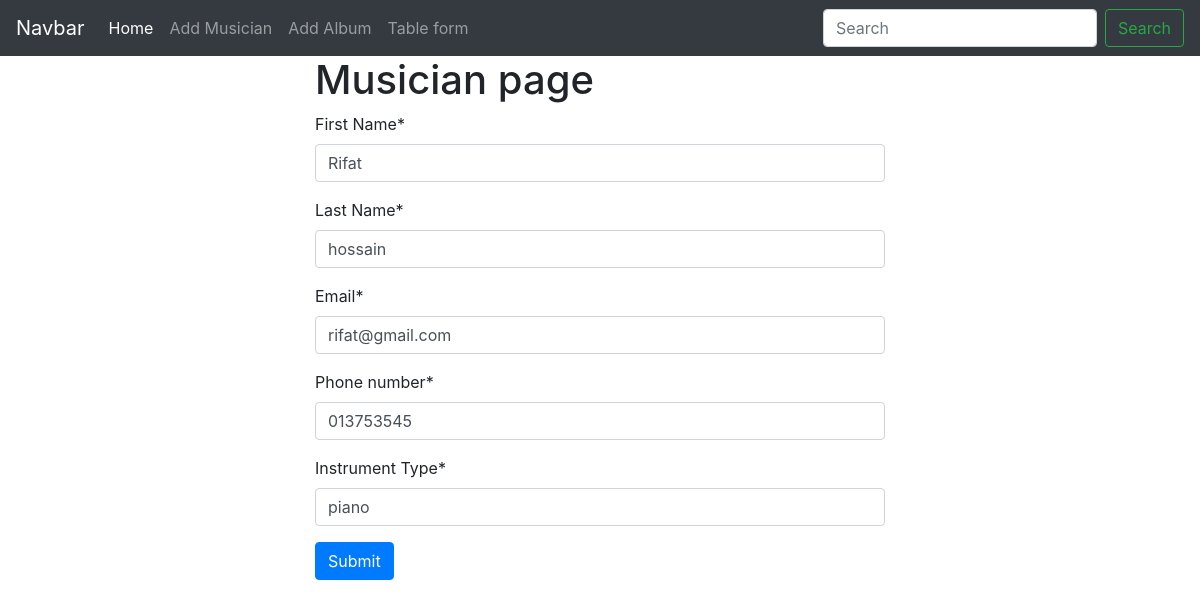
Screenshot of /musician/edit_musician/2 with the database file from the repository.
### musician/models.py (models this page shows, shortened)
class MusicianModel(models.Model):
    First_Name = models.CharField(max_length=100)
    Last_Name = models.CharField(max_length=100)
    Email = models.EmailField()
    Phone_number = models.CharField(max_length=12)
    Instrument_Type = models.CharField(max_length=100)

### musician/views.py (the view)
# urls.py: path('edit_musician/<int:id>', views.EditMusicianView , name = "edit_musician"),
def EditMusicianView(request,id):
    musician_id = models.MusicianModel.objects.get(pk=id)
    musician_form = forms.MusicianForm(instance=musician_id)
    if request.method == 'POST':
        musician_form = forms.MusicianForm(request.POST, instance=musician_id)
        if musician_form.is_valid():
            musician_form.save()
            return redirect('table_page')
    return render(request,'musician.html',{'musician_form':musician_form})

### musician/forms.py
class MusicianForm(forms.ModelForm):
    class Meta:
        model = models.MusicianModel
        fields = '__all__'

### musician/templates/musician.html (shortened to what this page needs)
{% extends 'base.html' %}
{% load crispy_forms_tags %}
{% block contant1 %}
<div class="container " style="width: 50%;margin: auto;">
    <h1>Musician page</h1>
    <form method = "POST">
        {{musician_form|crispy}}
        <button type="submit" class="btn btn-primary">Submit</button>
    </form>
</div>
{% endblock contant1 %}

### rows the page displays
MusicianModel: First_Name "Rifat", Last_Name "hossain", Email "rifat@gmail.com", Phone_number "013753545", Instrument_Type "piano"
